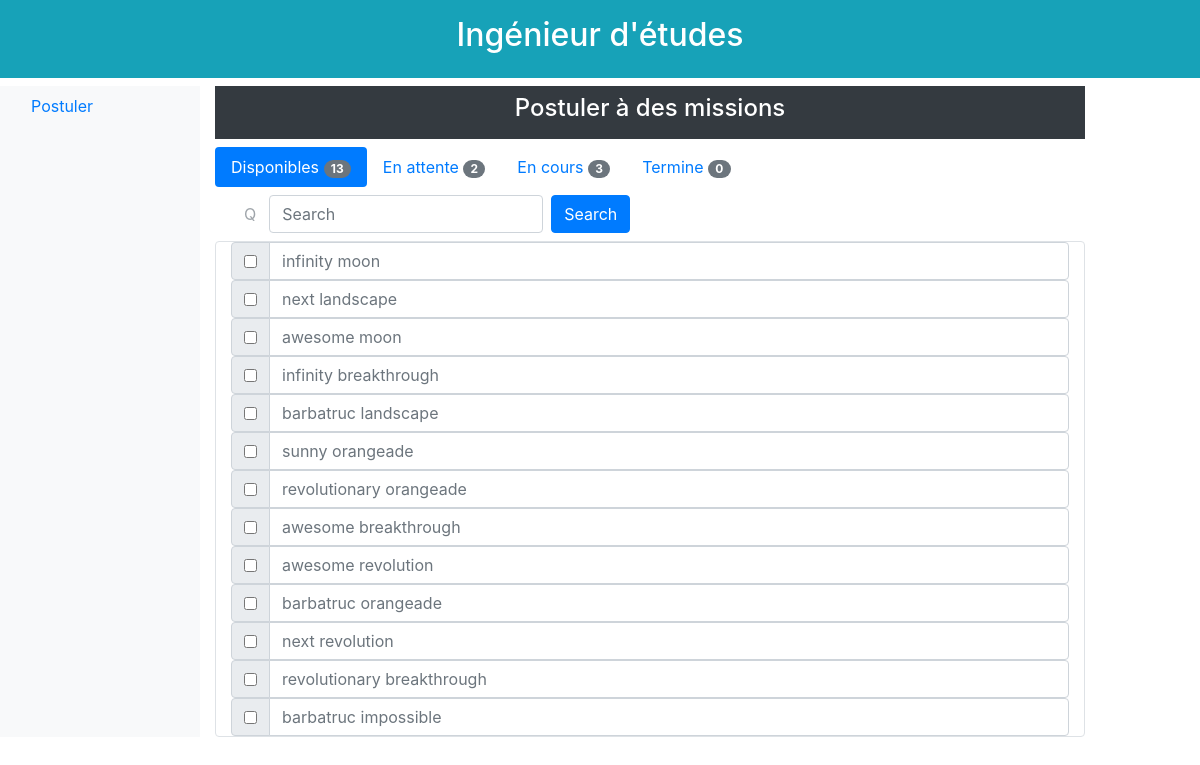
Screenshot of /1/etude/postuler/disponibles/ with the database file from the repository.
### database/models.py (models this page shows)
class Mission(db.Model):
    id = db.Column(db.Integer, primary_key=True)
    titre = db.Column(db.String(64), unique=True)
    description = db.Column(db.Text, unique=True)
    effectifs_max = db.Column(db.Integer)
    prix_vente = db.Column(db.Integer)
    statut = db.Column(db.Text)
    date_creation = db.Column(db.DateTime)
    responsable_id = db.Column(db.Integer, db.ForeignKey('ingenieur.id'))
    souhaits = db.relationship('Souhait', backref='mission', lazy='dynamic')
    besoins = db.relationship('Besoin', backref='mission', lazy='dynamic')
    affectations = db.relationship('Affectation', backref='mission', lazy='dynamic')

### app.py (the view)
@app.route('/<id>/etude/postuler/<etat>/')
def onglet_etude(id, etat):
    engineerObserve = get_engineer_by_id(id)
    listOfMissionsAvalable = get_mission_possible_of_inge(id)
    listOfMissionsGoingOn = get_mission_en_cours_of_inge(id)
    listOfMissionsWaiting = get_mission_en_attente_of_inge(id)
    listOfMissionsClosed = get_mission_termine_of_inge(id)
    if (etat == "disponibles"):
        listToShow = listOfMissionsAvalable
    elif (etat == "enAttente"):
        listToShow = listOfMissionsWaiting
    elif (etat == "enCours"):
        listToShow = listOfMissionsGoingOn
    elif (etat == "termine"):
        listToShow = listOfMissionsClosed
    else:
        error_page_404("tab doesn't exist")
    return render_template("homepage_etude_postuler_grille.html.jinja2",
                           id=id
                           , etat=etat
                           , listOfMissionsAvalableLength=len(listOfMissionsAvalable)
                           , listOfMissionsWaitingLength=len(listOfMissionsWaiting)
                           , listOfMissionsGoingOnLength=len(listOfMissionsGoingOn)
                           , listOfMissionsClosedLength=len(listOfMissionsClosed)
                           , listToShow=listToShow
                           )

### database/functions.py (called while the page is built)
def get_mission_by_id(mission_id):
    return Mission.query.filter_by(id=mission_id).first()

def get_postulant_by_mission(id_mission):
    return [get_engineer_by_id(s.ingenieur_id) for s in Souhait.query.filter_by(mission_id=id_mission).all()]

def get_participants_actuels_of_mission(mission_id):
    mission = get_mission_by_id(mission_id)
    id_inges = [a.ingenieur_id for a in list(mission.affectations)]
    participants = [get_engineer_by_id(id) for id in id_inges]
    return participants

def get_engineer_by_id(engineer_id):
    return Ingenieur.query.filter_by(id=engineer_id).first()

def get_mission_en_cours_of_inge(inge_id): #def de clore avec ouverte
    inge = get_engineer_by_id(inge_id)
    id_missions = [a.mission_id for a in list(inge.affectations)]
    missions = [get_mission_by_id(id) for id in id_missions]
    missions_en_cours = []
    for m in missions:
        affectations = get_all_affectations_inge_mission(inge_id, m.id)
        ajouter = False
        for a in affectations:
            if a.date_fin >= datetime.now():
               ajouter = True
        if ajouter:
            missions_en_cours.append(m)
    return missions_en_cours

def get_mission_termine_of_inge(inge_id): #def de clore avec ouverte
    inge = get_engineer_by_id(inge_id)
    id_missions = [a.mission_id for a in list(inge.affectations)]
    missions = [get_mission_by_id(id) for id in id_missions]
    missions_termines = []
    for m in missions:
        affectations = get_all_affectations_inge_mission(inge_id, m.id)
        ajouter = True
        for a in affectations:
            if a.date_fin >= datetime.now():
               ajouter = False
        if ajouter:
            missions_termines.append(m)
    return missions_termines

def get_mission_en_attente_of_inge(inge_id):
    souhaits = [s.mission_id for s in Souhait.query.filter_by(ingenieur_id=inge_id).all()]
    missions = [get_mission_by_id(id) for id in souhaits]
    return missions

def get_all_affectations_inge_mission(inge_id, mission_id):
    return Affectation.query.filter_by(ingenieur_id=inge_id, mission_id=mission_id).all()

### templates/homepage_etude_postuler_grille.html.jinja2
{% extends "homepage_etude_postuler.html.jinja2" %}
{% block gridMission %}
    <form>
        {% for mission in listToShow %}
            <div class="input-group">
                <div class="input-group-prepend">
                    <div class="input-group-text">
                        <input type="checkbox">
                    </div>
                </div>
                <input type="text" class="form-control" onclick="location.href='/{{ id }}/etude/postuler/{{ etat }}/vue/{{ mission.id }}/';" placeholder="{{ mission.titre }}">
            </div>
        {% endfor %}
    </form>
{% endblock %}

### rows the page displays
Mission: titre "infinity moon"
Mission: titre "next landscape"
Mission: titre "awesome moon"
Mission: titre "infinity breakthrough"
Mission: titre "barbatruc landscape"
Mission: titre "sunny orangeade"
Mission: titre "revolutionary orangeade"
Mission: titre "awesome breakthrough"
Mission: titre "awesome revolution"
Mission: titre "barbatruc orangeade"
Mission: titre "next revolution"
Mission: titre "revolutionary breakthrough"
Mission: titre "barbatruc impossible"

### other values shown
{{ listOfMissionsAvalableLength }} "13"
{{ listOfMissionsWaitingLength }} "2"
{{ listOfMissionsGoingOnLength }} "3"
{{ listOfMissionsClosedLength }} "0"
